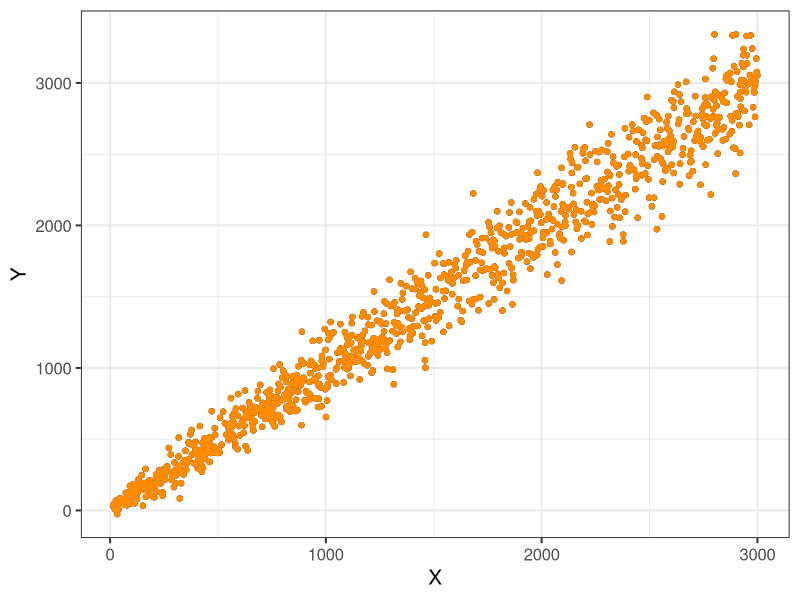

Reproduce this figure in R.
## ---- chunk 1
knitr::opts_chunk$set(collapse = TRUE)
## ---- chunk 2
library(ggplot2)

N <- 1000

set.seed(11071995)
X <- sample((N/100):(N*3), N)
Y <- rnorm(N,X,4*sqrt(X))

qplot(X,Y) +
  theme_bw(15) +
  geom_point(color = 'darkorange')

X2 <- sqrt(X)
dataset <- data.frame(Y,X,X2)
